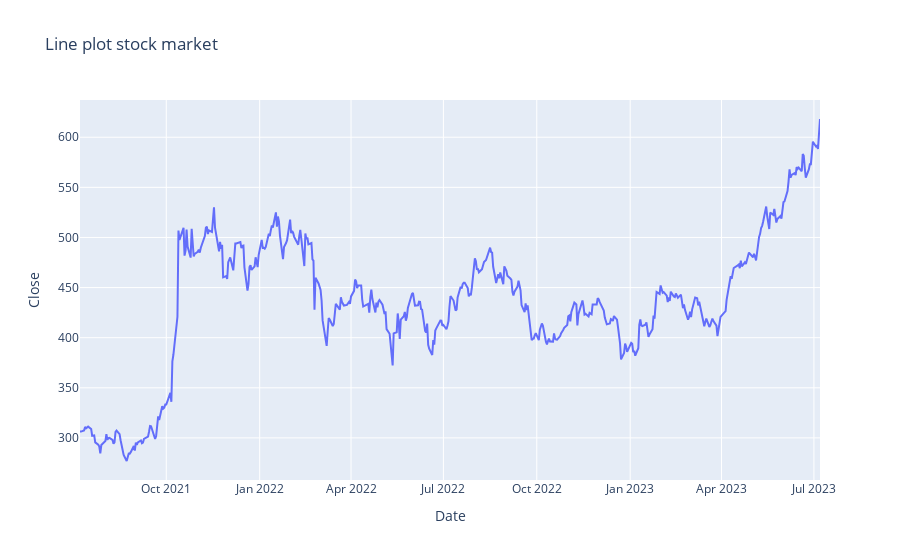

Here is the notebook cell this chart was saved with:
### Code cell
fig = px.line(data_frame = data, x='Date', y='Close', title='Line plot stock market')
title = 'CandleStick of stock market'
figure.update_xaxes(
    rangeselector=dict(
        buttons=list([
            dict(count=1, label="1m", step="month", stepmode="backward"),
            dict(count=6, label="6m", step="month", stepmode="backward"),
            dict(count=3, label="3m", step="month", stepmode="backward"),
            dict(count=1, label="1y", step="year", stepmode="backward"),
            dict(step="all")
        ])
    )
)
fig.show()

### Figure 1 — Plotly figure (JSON) as saved in the notebook; plotly's stock layout.template omitted (floating-point values rounded to 4 significant figures; data arrays with more than 128 entries replaced by an {"elided": "..."} marker saying what was removed)
{"data": [{"hovertemplate": "Date=%{x}<br>Close=%{y}<extra></extra>", "legendgroup": "", "line": {"color": "#636efa", "dash": "solid"}, "marker": {"symbol": "circle"}, "mode": "lines", "name": "", "orientation": "v", "showlegend": false, "type": "scatter", "x": {"elided": "496 str values"}, "xaxis": "x", "y": {"elided": "496 float values"}, "yaxis": "y"}], "layout": {"legend": {"tracegroupgap": 0}, "title": {"text": "Line plot stock market"}, "xaxis": {"anchor": "y", "domain": [0, 1], "title": {"text": "Date"}}, "yaxis": {"anchor": "x", "domain": [0, 1], "title": {"text": "Close"}}}}
